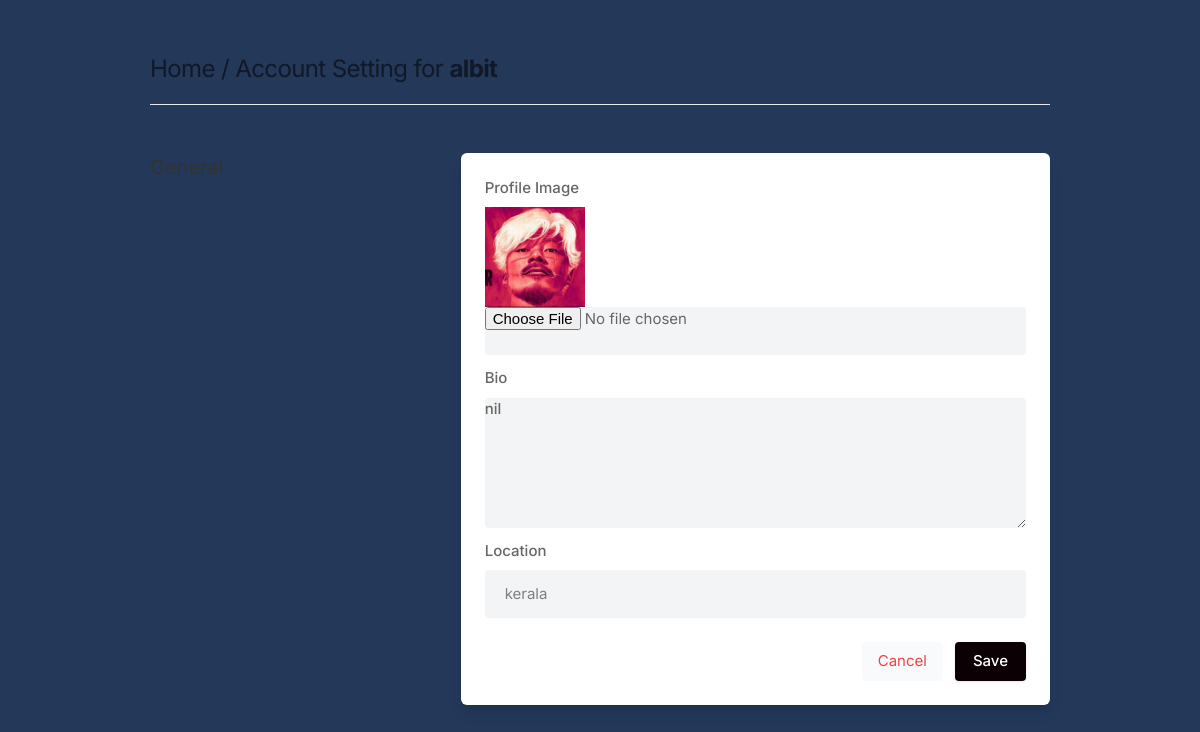
Screenshot of /cook/settings (signed in) with the database file from the repository.
### cook/models.py (models this page shows, shortened)
class Profile(models.Model):
    user = models.ForeignKey(User, on_delete=models.CASCADE)
    id_user = models.IntegerField()
    bio = models.TextField(blank=True)
    profileimg = models.ImageField(upload_to='profile_images', default='blank_profile_picture.png')
    location = models.CharField(max_length=100, blank=True)

### cook/views.py (the view, shortened to what this page needs)
# urls.py: path("settings",views.settings_view,name="settings"),
@login_required(login_url='login')
def settings_view(request):
    user_profile = Profile.objects.get(user=request.user)
    return render(request, "cook/setting.html", {'user_profile': user_profile})

### cook/templates/cook/setting.html (shortened to what this page needs)
{% load static %}
<!DOCTYPE html>
<html lang="en">
<head>
    <link rel="stylesheet" href="{% static 'assets/css/icons.css' %}">
    <link rel="stylesheet" href="{% static 'assets/css/uikit.css' %}">
    <link rel="stylesheet" href="{% static 'assets/css/style.css' %}">
    <link rel="stylesheet" href="{% static 'assets/css/tailwind.css' %}">
</head>
<body>
            <div class="container m-auto">
                <h1 class="text-2xl leading-none text-gray-900 tracking-tight mt-3"><a href="/cook/profile" >Home</a> / Account Setting for <b>{{user.username}}</b> </h1>
                <br>
                <hr>
                <div class="grid lg:grid-cols-3 mt-12 gap-8">
                    <div>
                        <h3 class="text-xl mb-2"> General</h3>
                    </div>
                    <div class="bg-white rounded-md lg:shadow-lg shadow col-span-2">
                    <form action="" method="POST" enctype="multipart/form-data">
                       <div class="grid grid-cols-2 gap-3 lg:p-6 p-4">
                            <div class="col-span-2">
                                <label for=""> Profile Image</label>
                                <img width="100" height="100" src="{{user_profile.profileimg.url}}" />
                                <input type="file" name="image" value="" class="shadow-none bg-gray-100">
                            </div>
                            <div class="col-span-2">
                                <label for="about">Bio</label>
                                <textarea id="about" name="bio" rows="3"  class="shadow-none bg-gray-100">{{user_profile.bio}}</textarea>
                            </div>
                            <div class="col-span-2">
                                <label for=""> Location</label>
                                <input type="text" name="location" value="{{user_profile.location}}" class="shadow-none bg-gray-100">
                            </div>
                       </div>
                       <div class="bg-gray-10 p-6 pt-0 flex justify-end space-x-3">
                           <button class="p-2 px-4 rounded bg-gray-50 text-red-500"> <a href="/">Cancel</a> </button>
                           <button type="submit" class="button bg-blue-700"> Save </button>
                       </div>
                    </form>
                    </div>
                    </div>
                    <br>
                </div>
</body>
</html>

### static/assets/css/style.css (style rules this page uses)
body { background-color: #24385a!important; }
button { vertical-align: middle; }
span.button, button.button { background-color: #0b0105; top: 0; color: #fff; position: relative; padding: 8px 18px; line-height: 22px; position: relative; font-weight: 500; font-size: 15px; display: inline-block; -webkit-transition: all 0.2s ease-in-out; transition: all 0.2s ease-in-out; cursor: pointer; overflow: hidden; border: none; border-radius: 4px; -webkit-box-shadow: 0 1px 3px rgba(0, 0, 0, 0.1); box-shadow: 0 1px 3px rgba(0, 0, 0, 0.1); }
input { height: 48px; line-height: 48px; padding: 0 20px; outline: none; font-size: 15px; color: #808080; max-width: 100%; width: 100%; -webkit-box-sizing: border-box; box-sizing: border-box; display: block; font-weight: 400; opacity: 1; border-radius: 4px; border: none; -webkit-box-shadow: 0 1px 4px 0px rgba(0, 0, 0, 0.12); box-shadow: 0 1px 4px 0px rgba(0, 0, 0, 0.12); }
input[type="text"], input[type="password"], input[type="email"], input[type="number"] { height: 48px; line-height: 48px; padding: 0 20px; outline: none; font-size: 15px; color: #808080; max-width: 100%; width: 100%; -webkit-box-sizing: border-box; box-sizing: border-box; display: block; font-weight: 400; opacity: 1; border-radius: 4px; border: none; -webkit-box-shadow: 0 1px 4px 0px rgba(0, 0, 0, 0.12); box-shadow: 0 1px 4px 0px rgba(0, 0, 0, 0.12); }
textarea { height: 48px; line-height: 48px; padding: 0 20px; outline: none; font-size: 15px; color: #808080; margin: 0 0 16px 0; max-width: 100%; width: 100%; -webkit-box-sizing: border-box; box-sizing: border-box; display: block; background-color: #fff; font-weight: 500; opacity: 1; border-radius: 4px; border: none; -webkit-box-shadow: 0 1px 4px 0px rgba(0, 0, 0, 0.12); box-shadow: 0 1px 4px 0px rgba(0, 0, 0, 0.12); }
input { -webkit-transition: all 0.1s ease-in-out; transition: all 0.1s ease-in-out; }
::placeholder { color: #808080; opacity: 1; }
textarea { height: auto; line-height: 27px; padding: 20px; min-height: 130px; -webkit-transition: none !important; transition: none !important; min-width: 100%; }
label, legend { display: block; font-weight: bold; font-size: 15px; font-weight: 500; margin-bottom: 8px; }
button { border: none; margin: 0; padding: 0; width: auto; overflow: visible; background: transparent; color: inherit; font: inherit; line-height: normal; cursor: pointer; }
a { color: #be185d; -webkit-transition: 0.3s; transition: 0.3s; outline: none !important; }
button { outline: none !important; }
img { max-width: 100%; }
body { color: #666; font-size: 15px; line-height: 27px; background-color: #f0f2f5; font-family: "Inter", sans-serif; text-transform: none; }
h1, h2, h3, h4, h5, h6 { font-family: "Inter", sans-serif; text-transform: none; }
input[type="text"], input[type="password"], input[type="email"] { font-family: "Inter", sans-serif; text-transform: none; }
textarea, select { font-family: "Inter", sans-serif; text-transform: none; }
button, body .pac-container { font-family: "Inter", sans-serif; text-transform: none; }
h1, h2, h3, h4, h5, h6 { color: #333; font-weight: 500; margin: 0; padding: 0; }
h1 { font-size: 32px; }
h3 { font-size: 22px; }
b, strong { font-weight: 700 !important; }
@media (min-width: 1024px) { .container { max-width: 900px !important; padding-top: 45px; } }
.shadow-none { -webkit-box-shadow: none !important; box-shadow: none !important; }

### rows the page displays
Profile: profileimg (picture), bio "nil", location "kerala"

### other values shown
{{ user.username }} "albit"
